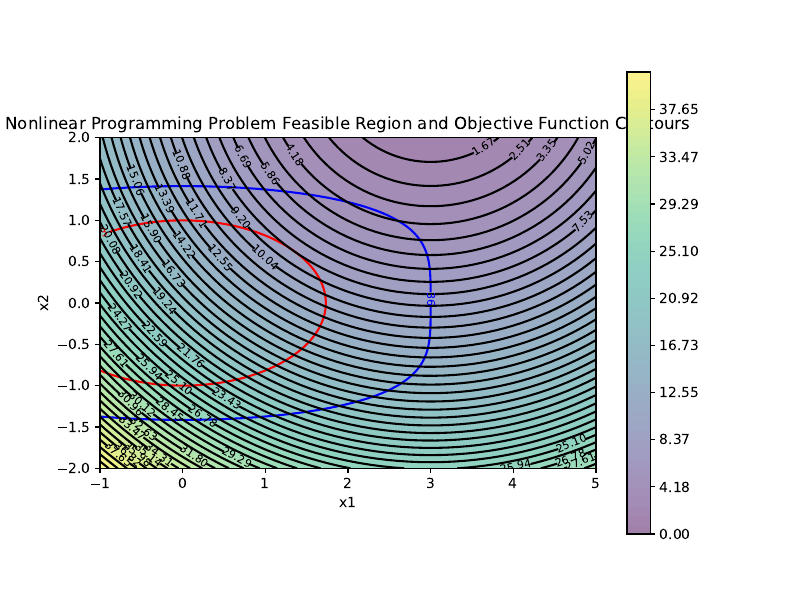

The Python source for this figure:
import numpy as np
import matplotlib.pyplot as plt

# Define the constraints and the objective function
def constraint1(x1, x2):
    return 4*x1**2 + 9*x2**4

def constraint2(x1, x2):
    return x1**2 + 3*x2**2

def objective_function(x1, x2):
    return (x1 - 3)**2 + (x2 - 3)**2

# Create a grid of x1 and x2 values
x1 = np.linspace(-1, 5, 400)
x2 = np.linspace(-2, 2, 400)

# Create a 2-D meshgrid of (x1, x2) values
X1, X2 = np.meshgrid(x1, x2)

# Compute constraint and objective function values for each (x1, x2) pair
C1 = constraint1(X1, X2)
C2 = constraint2(X1, X2)
F = objective_function(X1, X2)

# Initialize plot
fig, ax = plt.subplots(figsize=(8, 6))

# Constraint 1: 4x1^2 + 9x2^4 <= 36
contour1 = ax.contour(X1, X2, C1, levels=[36], colors='blue')
ax.clabel(contour1, inline=True, fontsize=8)

# Constraint 2: x1^2 + 3x2^2 = 3
contour2 = ax.contour(X1, X2, C2, levels=[3], colors='red')
ax.clabel(contour2, inline=True, fontsize=8)

# Feasible region: Highlight the region that satisfies both constraints
feasible_region = np.logical_and(C1 <= 36, C2 == 3)
ax.imshow(feasible_region, extent=(X1.min(), X1.max(), X2.min(), X2.max()), origin="lower", cmap="Greys", alpha=0.3)

# Objective function contours
contour_levels = np.linspace(0, F.max(), 50)
contourf = ax.contourf(X1, X2, F, levels=contour_levels, cmap="viridis", alpha=0.5)

# Plot the objective function contours
contour = ax.contour(X1, X2, F, levels=contour_levels, colors='black')
ax.clabel(contour, inline=True, fontsize=8)

# Labels and title
ax.set_xlabel('x1')
ax.set_ylabel('x2')
ax.set_title('Nonlinear Programming Problem Feasible Region and Objective Function Contours')

# Show the plot
plt.colorbar(contourf, ax=ax, orientation="vertical")
plt.savefig('problem4.pdf')

